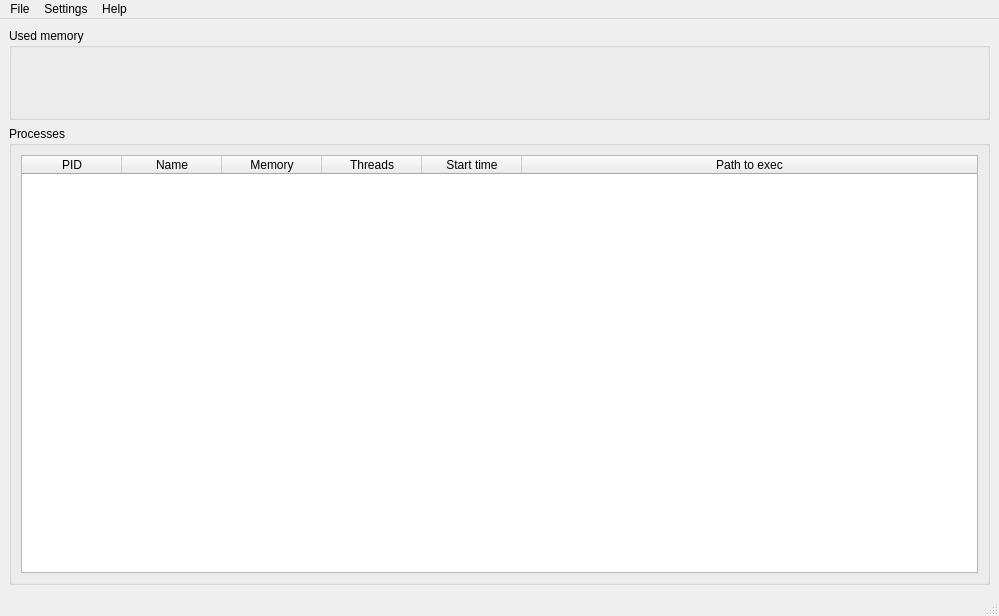
<?xml version="1.0" encoding="UTF-8"?>
<ui version="4.0">
 <class>MainWindow</class>
 <widget class="QMainWindow" name="MainWindow">
  <property name="geometry">
   <rect>
    <x>0</x>
    <y>0</y>
    <width>999</width>
    <height>616</height>
   </rect>
  </property>
  <property name="sizePolicy">
   <sizepolicy hsizetype="Preferred" vsizetype="Preferred">
    <horstretch>0</horstretch>
    <verstretch>0</verstretch>
   </sizepolicy>
  </property>
  <property name="windowTitle">
   <string notr="true">Process monitor</string>
  </property>
  <widget class="QWidget" name="centralwidget">
   <layout class="QVBoxLayout" name="verticalLayout_2">
    <item>
     <layout class="QVBoxLayout" name="verticalLayout" stretch="1,5">
      <item>
       <widget class="QGroupBox" name="memory_group_box">
        <property name="title">
         <string>Used memory</string>
        </property>
        <layout class="QHBoxLayout" name="horizontalLayout_2">
         <item>
          <layout class="QVBoxLayout" name="memory_vert_layout"/>
         </item>
        </layout>
       </widget>
      </item>
      <item>
       <widget class="QGroupBox" name="processes_grub_box">
        <property name="title">
         <string>Processes</string>
        </property>
        <layout class="QVBoxLayout" name="verticalLayout_3" stretch="0">
         <property name="sizeConstraint">
          <enum>QLayout::SizeConstraint::SetNoConstraint</enum>
         </property>
         <item>
          <widget class="QTableWidget" name="processes_table">
           <property name="sizePolicy">
            <sizepolicy hsizetype="Expanding" vsizetype="Expanding">
             <horstretch>0</horstretch>
             <verstretch>0</verstretch>
            </sizepolicy>
           </property>
           <property name="contextMenuPolicy">
            <enum>Qt::ContextMenuPolicy::CustomContextMenu</enum>
           </property>
           <property name="sizeAdjustPolicy">
            <enum>QAbstractScrollArea::SizeAdjustPolicy::AdjustIgnored</enum>
           </property>
           <property name="editTriggers">
            <set>QAbstractItemView::EditTrigger::NoEditTriggers</set>
           </property>
           <property name="selectionBehavior">
            <enum>QAbstractItemView::SelectionBehavior::SelectRows</enum>
           </property>
           <property name="sortingEnabled">
            <bool>false</bool>
           </property>
           <property name="wordWrap">
            <bool>true</bool>
           </property>
           <attribute name="horizontalHeaderCascadingSectionResizes">
            <bool>false</bool>
           </attribute>
           <attribute name="horizontalHeaderDefaultSectionSize">
            <number>100</number>
           </attribute>
           <attribute name="horizontalHeaderShowSortIndicator" stdset="0">
            <bool>false</bool>
           </attribute>
           <attribute name="horizontalHeaderStretchLastSection">
            <bool>true</bool>
           </attribute>
           <attribute name="verticalHeaderVisible">
            <bool>false</bool>
           </attribute>
           <attribute name="verticalHeaderCascadingSectionResizes">
            <bool>false</bool>
           </attribute>
           <attribute name="verticalHeaderShowSortIndicator" stdset="0">
            <bool>false</bool>
           </attribute>
           <column>
            <property name="text">
             <string>PID</string>
            </property>
           </column>
           <column>
            <property name="text">
             <string>Name</string>
            </property>
           </column>
           <column>
            <property name="text">
             <string>Memory</string>
            </property>
           </column>
           <column>
            <property name="text">
             <string>Threads</string>
            </property>
           </column>
           <column>
            <property name="text">
             <string>Start time</string>
            </property>
           </column>
           <column>
            <property name="text">
             <string>Path to exec</string>
            </property>
           </column>
          </widget>
         </item>
        </layout>
       </widget>
      </item>
     </layout>
    </item>
   </layout>
  </widget>
  <widget class="QMenuBar" name="menubar">
   <property name="geometry">
    <rect>
     <x>0</x>
     <y>0</y>
     <width>999</width>
     <height>23</height>
    </rect>
   </property>
   <widget class="QMenu" name="menuFile">
    <property name="title">
     <string>File</string>
    </property>
    <addaction name="actionQuit"/>
   </widget>
   <widget class="QMenu" name="menuSettings">
    <property name="title">
     <string>Settings</string>
    </property>
    <widget class="QMenu" name="menu_Interface_language">
     <property name="title">
      <string>&amp;Interface_language</string>
     </property>
    </widget>
    <addaction name="menu_Interface_language"/>
   </widget>
   <widget class="QMenu" name="menuHelp">
    <property name="title">
     <string>Help</string>
    </property>
    <addaction name="actionAbout"/>
   </widget>
   <addaction name="menuFile"/>
   <addaction name="menuSettings"/>
   <addaction name="menuHelp"/>
  </widget>
  <widget class="QStatusBar" name="statusbar"/>
  <action name="actionQuit">
   <property name="icon">
    <iconset theme="QIcon::ThemeIcon::ApplicationExit"/>
   </property>
   <property name="text">
    <string>Quit</string>
   </property>
   <property name="shortcut">
    <string notr="true">Ctrl+Q</string>
   </property>
  </action>
  <action name="actionAbout">
   <property name="icon">
    <iconset theme="QIcon::ThemeIcon::HelpAbout"/>
   </property>
   <property name="text">
    <string>About</string>
   </property>
   <property name="shortcut">
    <string>F1</string>
   </property>
  </action>
 </widget>
 <resources/>
 <connections/>
</ui>
